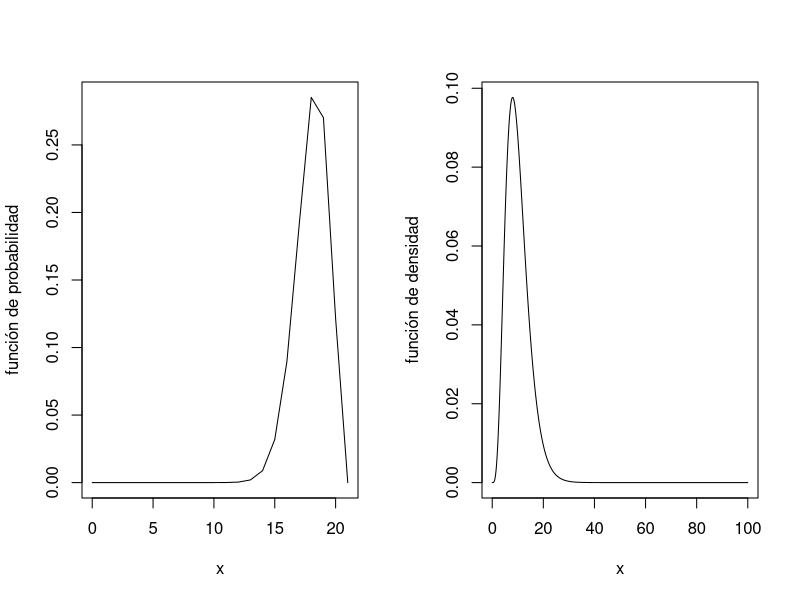
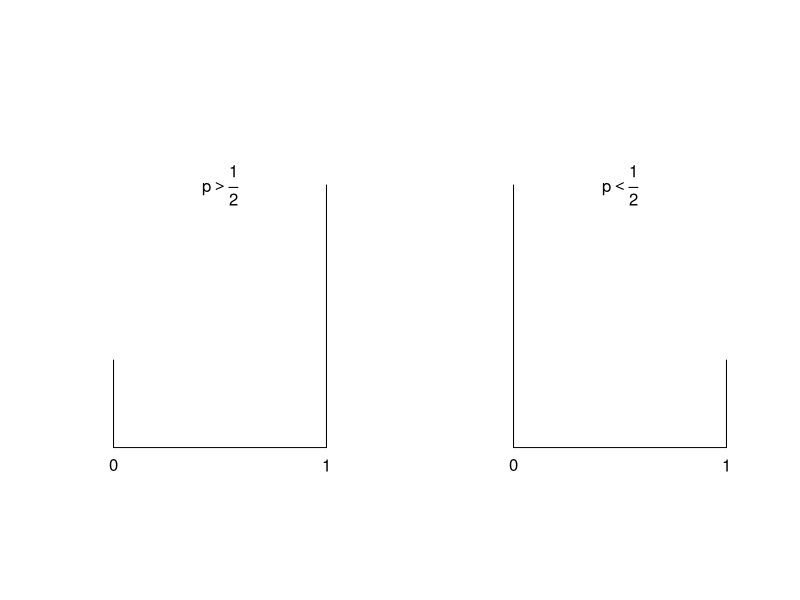
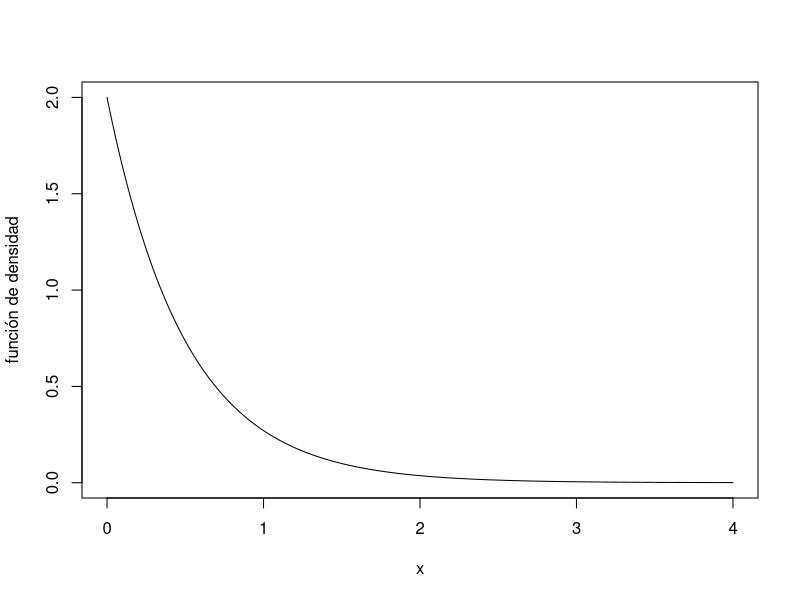
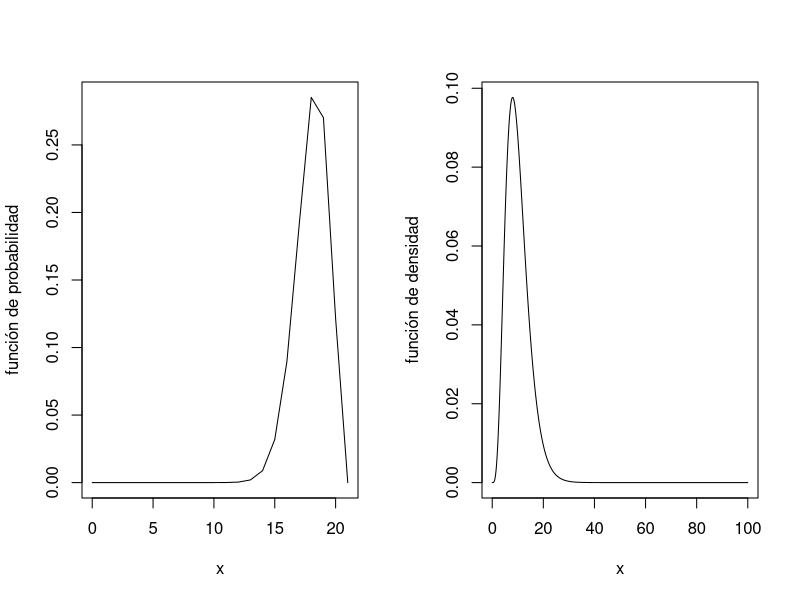
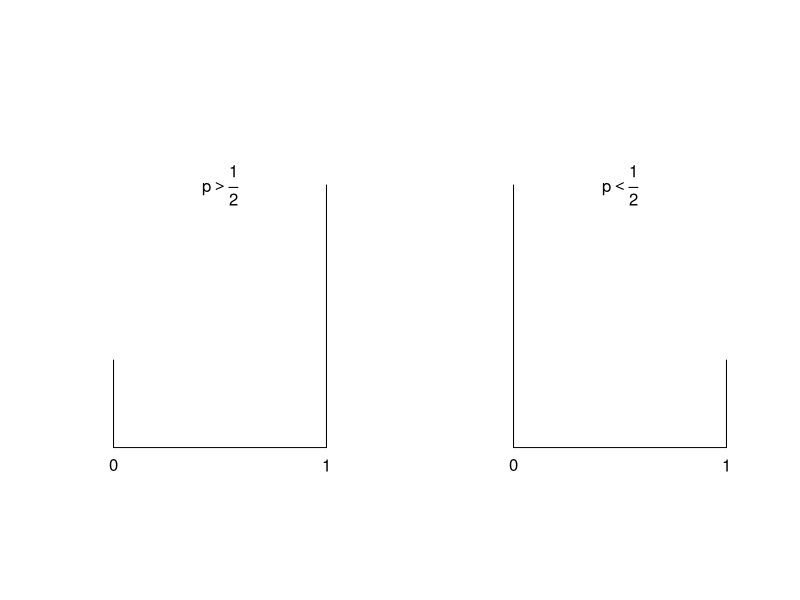
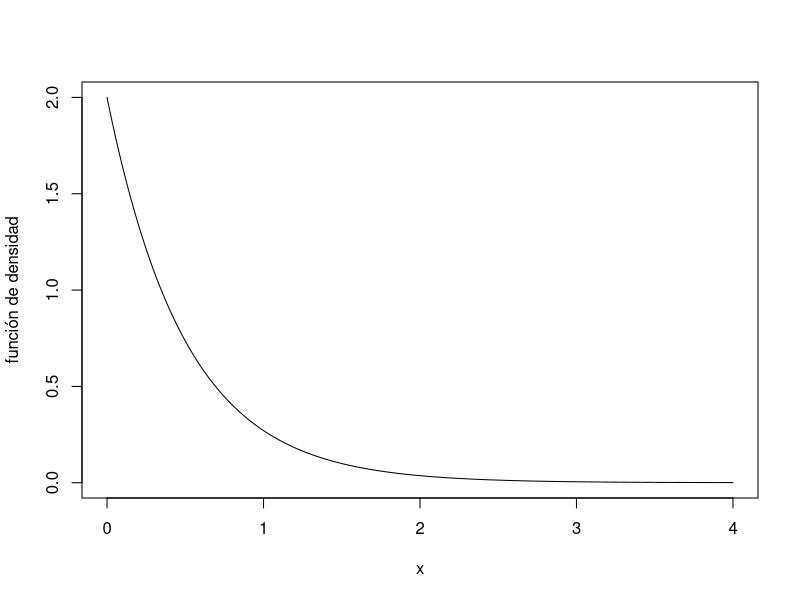
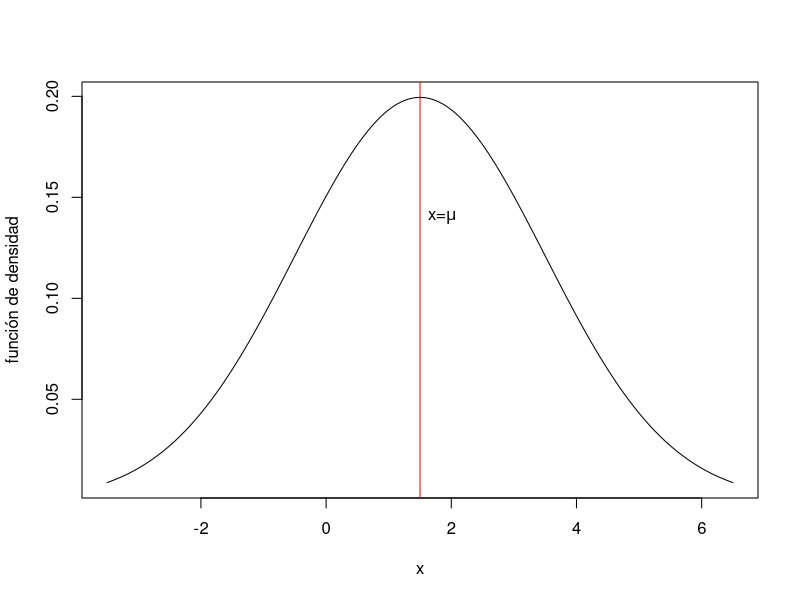

Recreate these plots in R, in order.
## ---- chunk 1
knitr::opts_chunk$set(echo = TRUE)
## ---- chunk 2
par(mfrow=c(1,2))
x=seq(from=0,to=21, by=1)
plot(x,dbinom(x,20,0.9),type="l",ylab="función de probabilidad")
x=seq(from=0,to=100, by=0.1)
plot(x,dchisq(x,10),type="l",ylab="función de densidad")
## ---- chunk 3
par(mfrow=c(1,2))
plot(c(-0.1,1.1,-0,1.1),c(-0.1,-0.1,1,1),type="n",xlab="",ylab="",xaxt="n",yaxt="n",axes=FALSE)
lines(c(0,1),c(0,0))
text(0,-0.05,0)
p=0.75
lines(c(0,0),c(0,1-p))
text(1,-0.05,1)
lines(c(1,1),c(0,p))
text(0.5,0.75,expression(p>frac(1,2)))
plot(c(-0.1,1.1,-0,1.1),c(-0.1,-0.1,1,1),type="n",xlab="",ylab="",xaxt="n",yaxt="n",axes=FALSE)
lines(c(0,1),c(0,0))
text(0,-0.05,0)
p=0.25
lines(c(0,0),c(0,1-p))
text(1,-0.05,1)
lines(c(1,1),c(0,p))
text(0.5,0.75,expression(p<frac(1,2)))
## ---- chunk 4
par(mfrow=c(1,1))
x=seq(from=0,to=4,by=0.01)
plot(x,dexp(x,rate=2),type="l",ylab="función de densidad")
## ---- chunk 5
par(mfrow=c(1,2))
x=seq(from=0,to=21, by=1)
plot(x,dbinom(x,20,0.9),type="l",ylab="función de probabilidad")
x=seq(from=0,to=100, by=0.1)
plot(x,dchisq(x,10),type="l",ylab="función de densidad")
## ---- chunk 6
par(mfrow=c(1,2))
plot(c(-0.1,1.1,-0,1.1),c(-0.1,-0.1,1,1),type="n",xlab="",ylab="",xaxt="n",yaxt="n",axes=FALSE)
lines(c(0,1),c(0,0))
text(0,-0.05,0)
p=0.75
lines(c(0,0),c(0,1-p))
text(1,-0.05,1)
lines(c(1,1),c(0,p))
text(0.5,0.75,expression(p>frac(1,2)))
plot(c(-0.1,1.1,-0,1.1),c(-0.1,-0.1,1,1),type="n",xlab="",ylab="",xaxt="n",yaxt="n",axes=FALSE)
lines(c(0,1),c(0,0))
text(0,-0.05,0)
p=0.25
lines(c(0,0),c(0,1-p))
text(1,-0.05,1)
lines(c(1,1),c(0,p))
text(0.5,0.75,expression(p<frac(1,2)))
## ---- chunk 7
par(mfrow=c(1,1))
x=seq(from=0,to=4,by=0.01)
plot(x,dexp(x,rate=2),type="l",ylab="función de densidad")
## ---- chunk 8
mu=1.5
sigma=2
x=seq(from=mu-5,to=mu+5,by=0.01)
plot(x,dnorm(x,mu,sigma),type="l",ylab="función de densidad")
text(mu+0.35,0.14,expression(paste("x=",mu)))
abline(v=mu,col="red")
